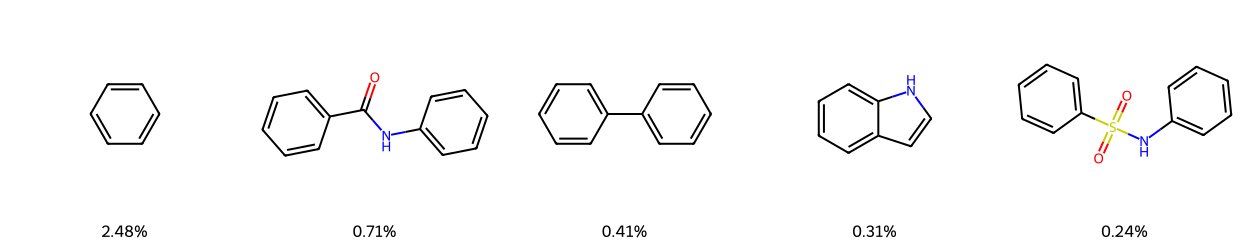
#> input picture images/prior_murcko.png, 1250 x 250 px
$ jupyter execute --allow-errors combine.ipynb   (shell and % lines are left out)
#> lines starting #> are read from the running program, lines starting #| are printed output that depends on the picture
[cell 1]
import matplotlib.pyplot as plt
from PIL import Image

# Paths to your 3 local images
image_paths = ["prior_murcko.png", "finetuned_murcko.png", "Reference_murcko.png"]

# Load images
images = [Image.open(img_path) for img_path in image_paths]
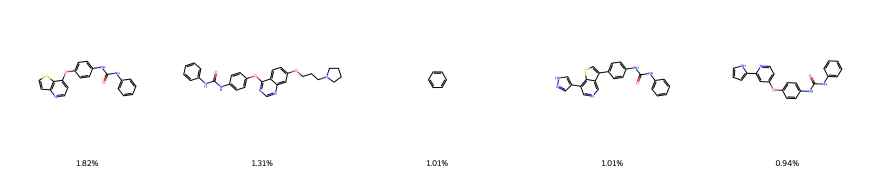
#> input picture images/finetuned_murcko.png, 1750 x 350 px (shown at 1/2 size)
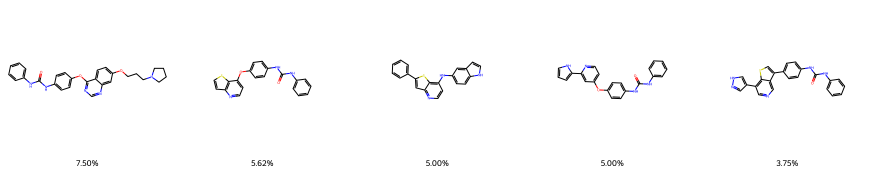
#> input picture images/Reference_murcko.png, 1750 x 350 px (shown at 1/2 size)
#> images = 3 items

# Set figure size based on image dimensions (you can adjust this)
fig, axes = plt.subplots(nrows=3, ncols=1, figsize=(6, 18), dpi=300)  # width, height in inches

# Plot each image in a row
for ax, img in zip(axes, images):
    ax.imshow(img)
    ax.axis('off')  # Hide axis ticks and labels
#> this loop made 3 passes


plt.subplots_adjust(wspace=0, hspace=0)
plt.show()
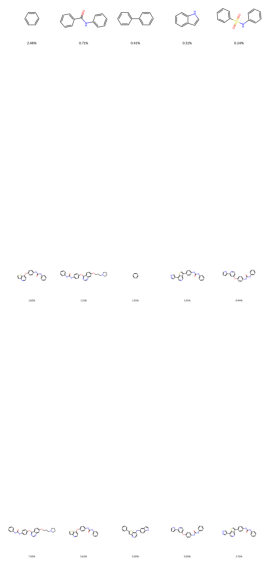
#> figure drawn by matplotlib, 3 panels

[cell 2]
from PIL import Image, ImageDraw, ImageFont

# Paths to your images and corresponding labels
image_paths = ["prior_murcko.png", "finetuned_murcko.png", "Reference_murcko.png"]
labels = ["     Prior", "Finetuned", "Reference"]

# Load images
images = [Image.open(path) for path in image_paths]

# Get maximum width
max_width = max(img.width for img in images)
#> max_width = 1750

# Try to load a larger TTF font; fallback if unavailable
try:
    font = ImageFont.truetype("arial.ttf", size=60)  # Increased font size
except:
    font = ImageFont.load_default(size=20)

# Resize and label each image
resized_images = []
for img, label in zip(images, labels):
    if img.width != max_width:
        aspect_ratio = img.height / img.width
        new_height = int(max_width * aspect_ratio)
        img = img.resize((max_width, new_height), Image.LANCZOS)

    # Draw label
    draw = ImageDraw.Draw(img)
    draw.text((20, 20), label, font=font, fill="black")  # Adjusted position slightly
    resized_images.append(img)
#> this loop made 3 passes
#> (label, aspect_ratio, new_height) on pass 1: ('     Prior', 0.2, 350)
#> label on passes 2 to 3: 'Finetuned', 'Reference'
#> pass 1, `img = img.resize((max_width, new_height), Image.LANCZOS)`:
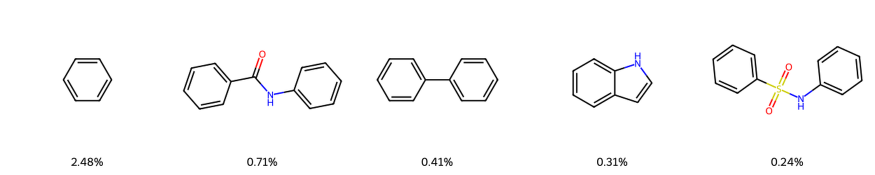
#> img: PIL image 1750x350 RGB (shown at 1/2 size); mean R, G, B 249.7, 249.5, 249.7
#> after the loop, aspect_ratio = 0.2; new_height = 350; resized_images = 3 items

# Combine images vertically
total_height = sum(img.height for img in resized_images)
#> total_height = 1050
combined_image = Image.new("RGB", (max_width, total_height))
#> combined_image: PIL image 1750x1050 RGB; every value is 0

y_offset = 0
for img in resized_images:
    combined_image.paste(img, (0, y_offset))
    y_offset += img.height
#> this loop made 3 passes
#> y_offset on passes 1 to 3: 350, 700, 1050
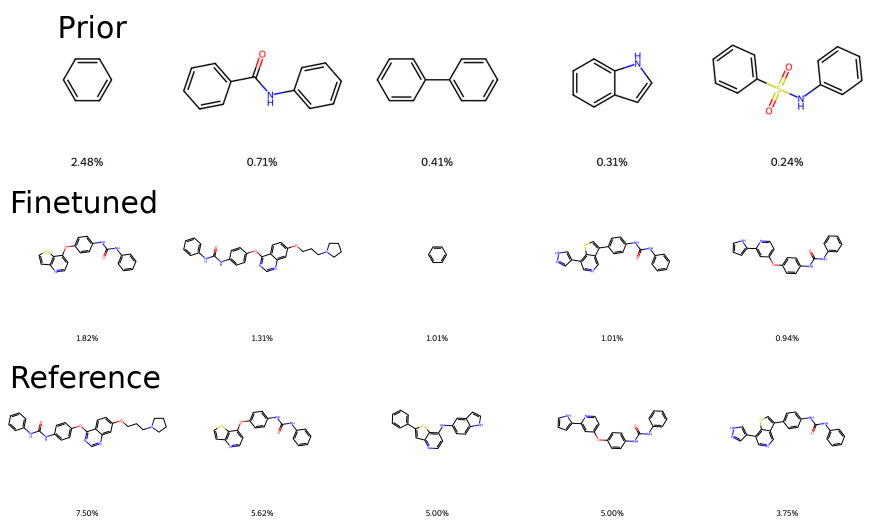
#> combined_image: PIL image 1750x1050 RGB (shown at 1/2 size); mean R, G, B 249.8, 249.7, 250
#> after the loop, y_offset = 1050

# Show or save the result
combined_image
combined_image.save("combined_murcko.png", dpi=(300, 300))

#combine 4 images
labels = [a, b, c, d]
2 rows * 2 columns

[cell 3]
from PIL import Image, ImageDraw, ImageFont

# Paths to your 4 images
image_paths = ["combined_murcko.png", "similarity.png", "nll.png", "scatter.png"]
labels = ["a", "b", "c", "d"]

# Load and optionally resize images to same size
images = [Image.open(path) for path in image_paths]
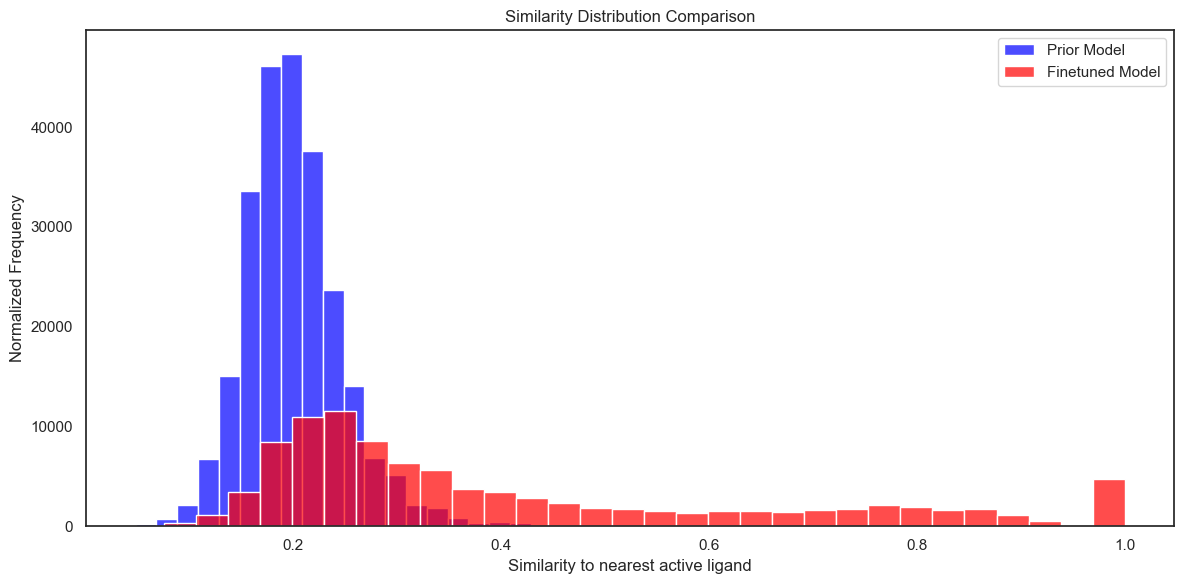
#> input picture images/similarity.png, 1184 x 584 px
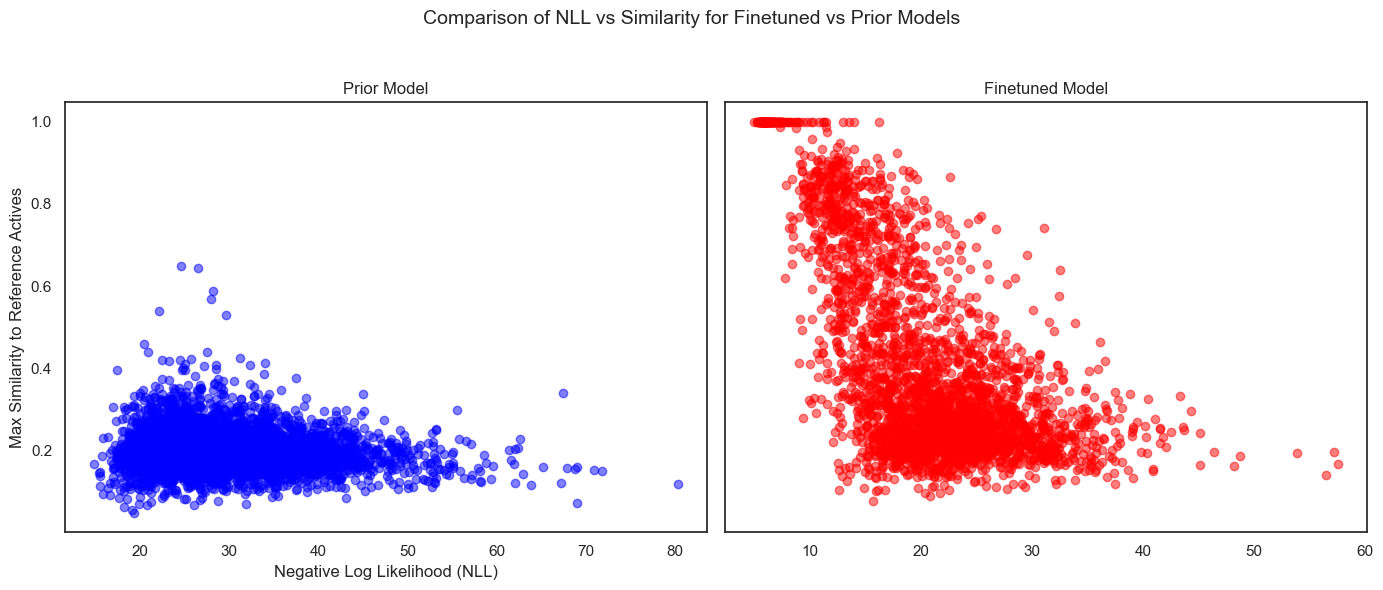
#> input picture images/nll.png, 1383 x 590 px
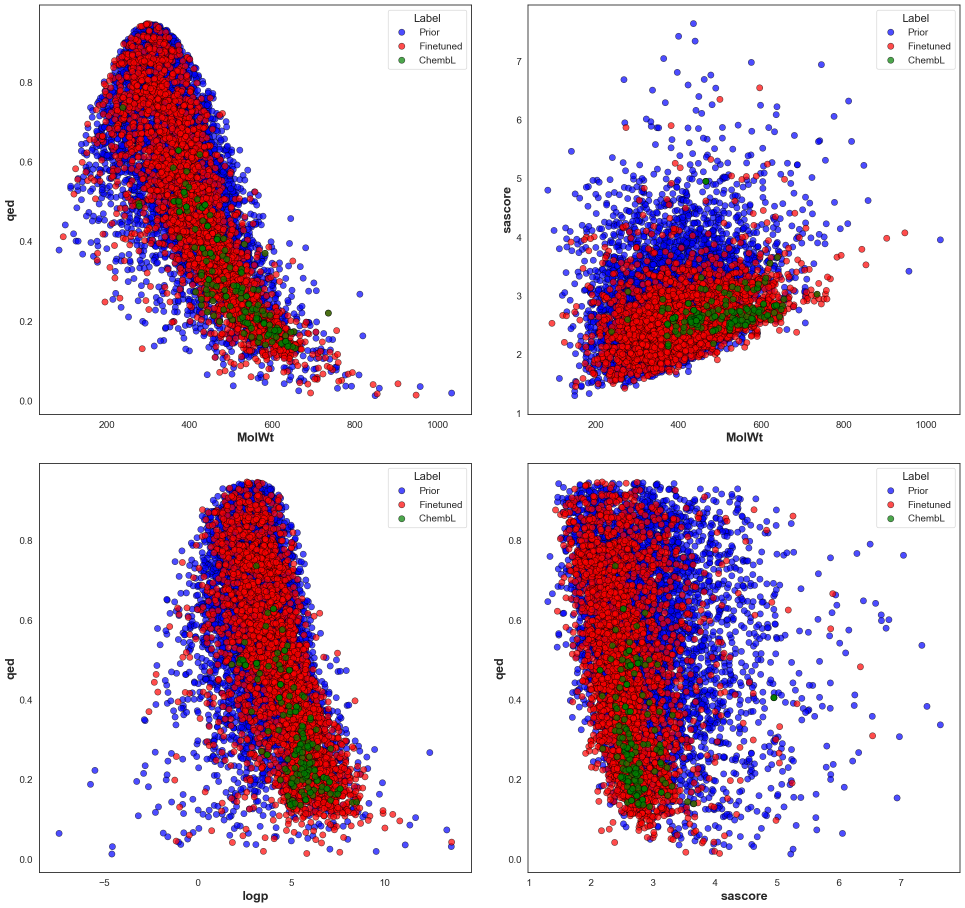
#> input picture images/scatter.png, 1930 x 1815 px (shown at 1/2 size)
#> images = 4 items
width, height = images[0].size  # use first image as reference
#> width = 1750; height = 1050

# Resize all images to match the first
resized_images = [img.resize((width, height), Image.LANCZOS) for img in images]
#> resized_images = 4 items

# Load font
try:
    font = ImageFont.truetype("arial.ttf", size=48)
except:
    font = ImageFont.load_default(size= 23)

# Add labels to each image
for img, label in zip(resized_images, labels):
    draw = ImageDraw.Draw(img)
    draw.text((20, 20), label, font=font, fill="black")
#> this loop made 4 passes

# Create a new blank canvas for 2x2 grid
grid_width = width * 2
#> grid_width = 3500
grid_height = height * 2
#> grid_height = 2100
combined_image = Image.new("RGB", (grid_width, grid_height))
#> combined_image: PIL image 3500x2100 RGB; every value is 0

# Paste each image into the grid
positions = [(0, 0), (width, 0), (0, height), (width, height)]
for img, pos in zip(resized_images, positions):
    combined_image.paste(img, pos)
#> this loop made 4 passes
#> pos on passes 1 to 4: (0, 0), (1750, 0), (0, 1050), (1750, 1050)
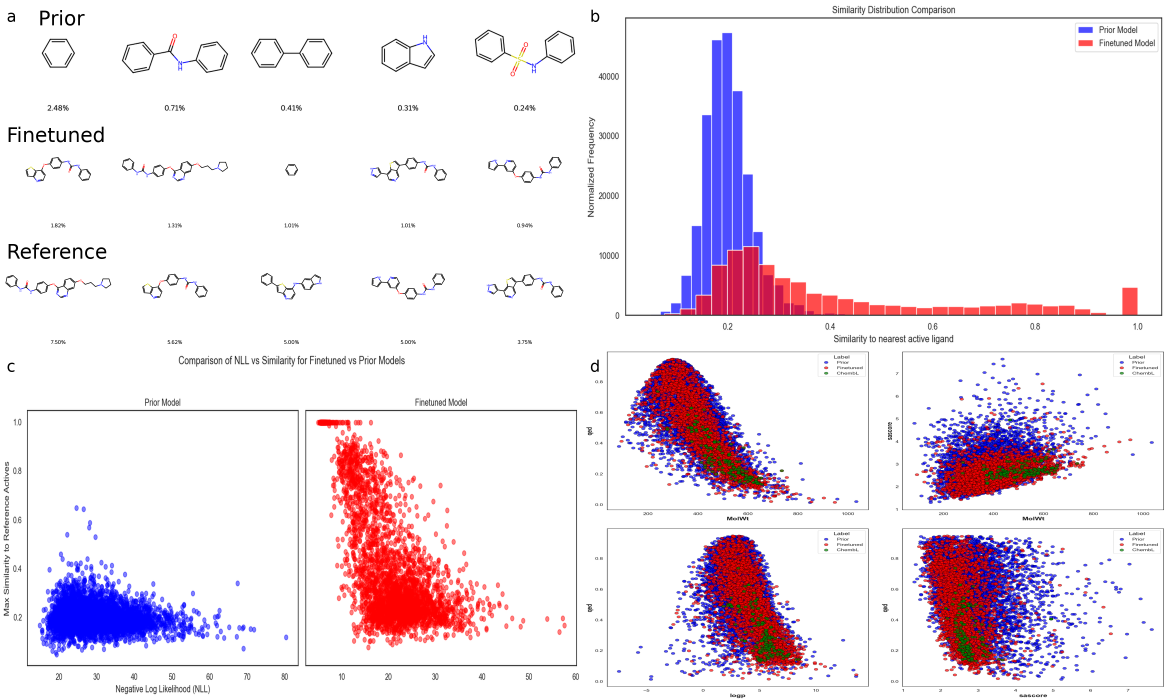
#> combined_image: PIL image 3500x2100 RGB (shown at 1/3 size); mean R, G, B 238.9, 228.5, 236.5

# Show and save the result
combined_image
combined_image.save("combined_2x2_labeled.png", dpi=(300, 300))
